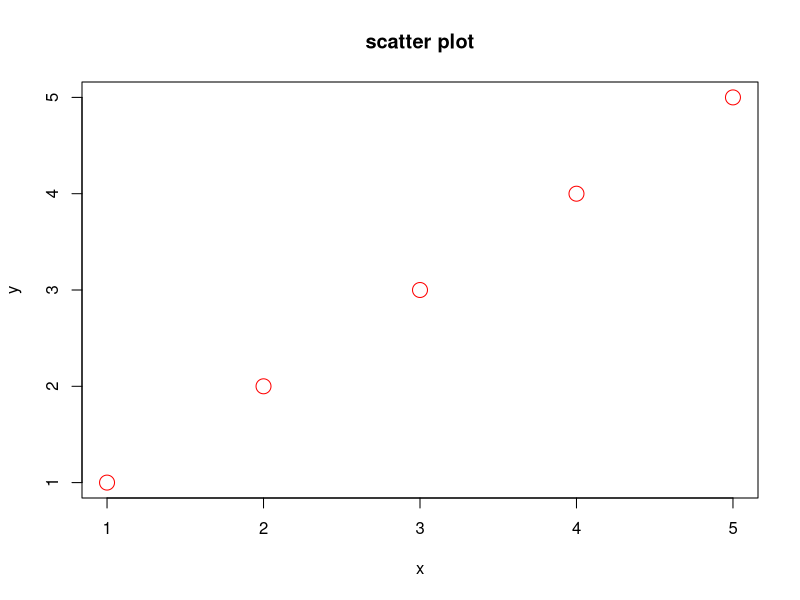

Reproduce this figure in R.
x<-c(1,2,3,4,5)
y<-c(1,2,3,4,5)

m<-mean(x)
s<-0.00
cov<-0.00
for(i in x)
{
  s<-s+((i-m)^2)
}
sd<-sqrt((s/length(x)-1))
cat("Standard deviation is ",sd)
cat("Variance is ",var(x))
covar=cov(x,y)
cat("Covariance is ",covar)
cat("Correlatation is ",cor(x,y))
plot(x,y, main="scatter plot", xlab="x", ylab="y",cex=2,col='red')